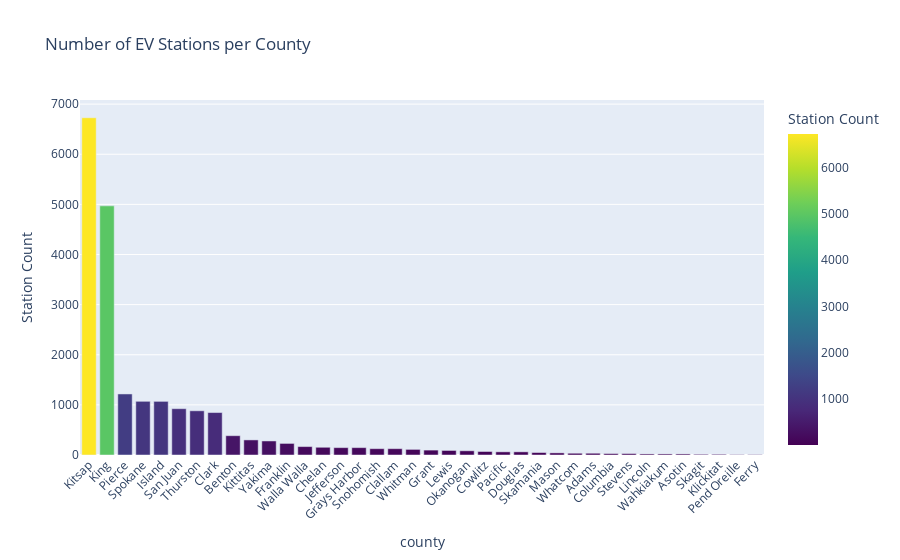

Notebook code for this chart:
### Code cell
import plotly.express as px

county_counts = df['county'].value_counts().reset_index()
county_counts.columns = ['county', 'station_count']

fig = px.bar(
    county_counts,
    x='county',
    y='station_count',
    title='Number of EV Stations per County',
    labels={'station_count': 'Station Count'},
    color='station_count',
    color_continuous_scale='Viridis'
)
fig.update_layout(xaxis_tickangle=-45)
fig.show()

### Figure 1 — Plotly figure (JSON) as saved in the notebook; plotly's stock layout.template omitted (floating-point values rounded to 4 significant figures)
{"data": [{"alignmentgroup": "True", "hovertemplate": "county=%{x}<br>Station Count=%{marker.color}<extra></extra>", "legendgroup": "", "marker": {"color": [6728, 4970, 1218, 1071, 1070, 924, 882, 847, 385, 301, 280, 231, 168, 154, 147, 147, 126, 126, 112, 98, 91, 84, 70, 63, 63, 49, 42, 35, 35, 28, 28, 21, 21, 21, 14, 14, 7, 7], "coloraxis": "coloraxis", "pattern": {"shape": ""}}, "name": "", "offsetgroup": "", "orientation": "v", "showlegend": false, "textposition": "auto", "type": "bar", "x": ["Kitsap", "King", "Pierce", "Spokane", "Island", "San Juan", "Thurston", "Clark", "Benton", "Kittitas", "Yakima", "Franklin", "Walla Walla", "Chelan", "Jefferson", "Grays Harbor", "Snohomish", "Clallam", "Whitman", "Grant", "Lewis", "Okanogan", "Cowlitz", "Pacific", "Douglas", "Skamania", "Mason", "Whatcom", "Adams", "Columbia", "Stevens", "Lincoln", "Wahkiakum", "Asotin", "Skagit", "Klickitat", "Pend Oreille", "Ferry"], "xaxis": "x", "y": [6728, 4970, 1218, 1071, 1070, 924, 882, 847, 385, 301, 280, 231, 168, 154, 147, 147, 126, 126, 112, 98, 91, 84, 70, 63, 63, 49, 42, 35, 35, 28, 28, 21, 21, 21, 14, 14, 7, 7], "yaxis": "y"}], "layout": {"barmode": "relative", "coloraxis": {"colorbar": {"title": {"text": "Station Count"}}, "colorscale": [[0, "#440154"], [0.1111, "#482878"], [0.2222, "#3e4989"], [0.3333, "#31688e"], [0.4444, "#26828e"], [0.5556, "#1f9e89"], [0.6667, "#35b779"], [0.7778, "#6ece58"], [0.8889, "#b5de2b"], [1, "#fde725"]]}, "legend": {"tracegroupgap": 0}, "title": {"text": "Number of EV Stations per County"}, "xaxis": {"anchor": "y", "domain": [0, 1], "tickangle": -45, "title": {"text": "county"}}, "yaxis": {"anchor": "x", "domain": [0, 1], "title": {"text": "Station Count"}}}}
